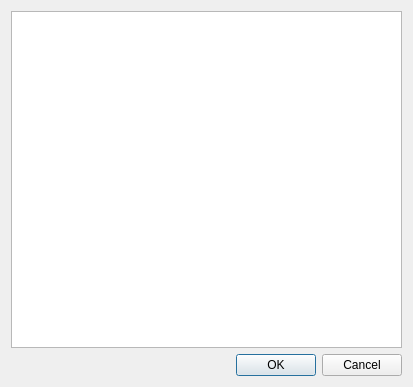
<?xml version="1.0" encoding="UTF-8"?>
<ui version="4.0">
 <class>PluginManagerDialog</class>
 <widget class="QDialog" name="PluginManagerDialog">
  <property name="geometry">
   <rect>
    <x>0</x>
    <y>0</y>
    <width>413</width>
    <height>387</height>
   </rect>
  </property>
  <property name="windowTitle">
   <string>Manage Plugins</string>
  </property>
  <layout class="QVBoxLayout" name="verticalLayout">
   <item>
    <widget class="QListWidget" name="plugins"/>
   </item>
   <item>
    <widget class="QDialogButtonBox" name="buttonBox">
     <property name="orientation">
      <enum>Qt::Horizontal</enum>
     </property>
     <property name="standardButtons">
      <set>QDialogButtonBox::Cancel|QDialogButtonBox::Ok</set>
     </property>
    </widget>
   </item>
  </layout>
 </widget>
 <resources/>
 <connections>
  <connection>
   <sender>buttonBox</sender>
   <signal>accepted()</signal>
   <receiver>PluginManagerDialog</receiver>
   <slot>accept()</slot>
   <hints>
    <hint type="sourcelabel">
     <x>248</x>
     <y>254</y>
    </hint>
    <hint type="destinationlabel">
     <x>157</x>
     <y>274</y>
    </hint>
   </hints>
  </connection>
  <connection>
   <sender>buttonBox</sender>
   <signal>rejected()</signal>
   <receiver>PluginManagerDialog</receiver>
   <slot>reject()</slot>
   <hints>
    <hint type="sourcelabel">
     <x>316</x>
     <y>260</y>
    </hint>
    <hint type="destinationlabel">
     <x>286</x>
     <y>274</y>
    </hint>
   </hints>
  </connection>
 </connections>
</ui>
